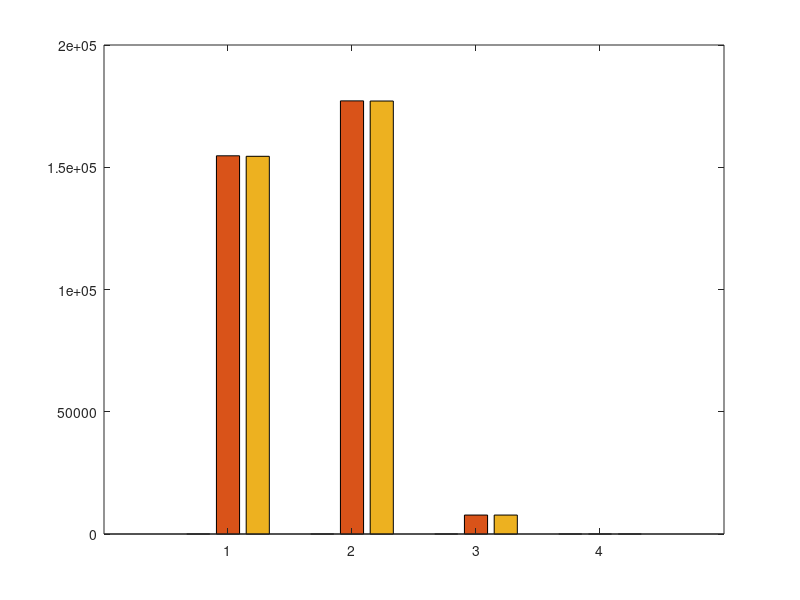

This chart was generated by the following MATLAB code: (Note: this script raises an error after producing the figure.)
clear; clc; close all;

% ==========================================
% CONFIGURACIÓN GENERAL
% ==========================================
etiquetas_x    = {'Case 1', 'Case 2', 'Case 3', 'Case 4'};
leyendas_pistas = {'1 Pista', '2 Pistas', '3 Pistas'};
n_casos = length(etiquetas_x);

colores = [0.2157 0.4706 0.7490;   % azul
           0.3020 0.6863 0.2902;   % verde
           0.8941 0.1020 0.1098];  % rojo

font_size_label  = 13;
font_size_title  = 14;
font_size_legend = 12;
font_size_tick   = 11;

% ==========================================
% DATOS EXPERIMENTALES (MFC + Branch & Bound)
% ==========================================
% Usamos NaN para los casos "Infactibles" o "Colgados", 
% así MATLAB no grafica barras engañosas en cero.

% Costos Totales
matriz_costos = [
    NaN, 154690.00, 154480.00; 
    NaN, 177150.00, 177090.00; 
    NaN,   7750.00,   7750.00; 
    NaN,       NaN,       NaN
];

% Tiempo de CPU (s)
% Al caso 4 (2 y 3 pistas) le asignamos 600s para representar visualmente el Timeout.
matriz_tiempos = [
    0.2548, 2.2351, 0.0115; 
    0.5519, 0.1753, 0.0232; 
    0.0057, 0.0798, 0.1188; 
    486.7286,  600,    600 
];

% Nodos Explorados
matriz_nodos = [
    426,  5615, 16; 
    849,   293, 21; 
      2,    45, 45; 
   9614,   NaN, NaN
];

% ==========================================
% GRÁFICO 1: Costo Total
% ==========================================
figure('Name', 'Costo Total', 'Color', 'w', 'Position', [100 500 700 420]);
b1 = bar(matriz_costos);
for k = 1:3, b1(k).FaceColor = colores(k,:); b1(k).EdgeColor = 'none'; end
ax1 = gca; ax1.Color = 'w'; ax1.XColor = 'k'; ax1.YColor = 'k';
ax1.XTickLabel = etiquetas_x; ax1.YGrid = 'on';
title('Costo Total de Penalizaciones', 'FontSize', font_size_title, 'Color', 'k');
ylabel('Penalización Total');

lg1 = legend(leyendas_pistas, 'Location', 'northeast');
lg1.FontSize = font_size_legend;
lg1.TextColor = 'w';         
lg1.Color = [0.2 0.2 0.2];    

% ==========================================
% GRÁFICO 2: Tiempo de CPU
% ==========================================
figure('Name', 'Tiempo de CPU', 'Color', 'w', 'Position', [820 500 700 420]);
b2 = bar(matriz_tiempos);
for k = 1:3, b2(k).FaceColor = colores(k,:); b2(k).EdgeColor = 'none'; end
ax2 = gca; ax2.Color = 'w'; ax2.XColor = 'k'; ax2.YColor = 'k';
ax2.XTickLabel = etiquetas_x; ax2.YGrid = 'on'; 
ylim([0 650]); % Ajustado para poder ver el Timeout visual
title('Tiempo de CPU por Caso', 'FontSize', font_size_title, 'Color', 'k');
ylabel('Segundos');

lg2 = legend(leyendas_pistas, 'Location', 'northwest');
lg2.TextColor = 'w';          
lg2.Color = [0.2 0.2 0.2];    
yline(600, 'r--', 'Timeout / Colgado', 'LineWidth', 1.8, 'Color', [0.8 0 0], 'LabelHorizontalAlignment','left');

% ==========================================
% GRÁFICO 3: Nodos Explorados
% ==========================================
figure('Name', 'Nodos Explorados', 'Color', 'w', 'Position', [100 50 700 420]);
b3 = bar(matriz_nodos);
for k = 1:3, b3(k).FaceColor = colores(k,:); b3(k).EdgeColor = 'none'; end
ax3 = gca; ax3.Color = 'w'; ax3.XColor = 'k'; ax3.YColor = 'k';
ax3.YScale = 'log'; ax3.XTickLabel = etiquetas_x; ax3.YGrid = 'on';
title('Nodos Explorados (Log)', 'FontSize', font_size_title, 'Color', 'k');
ylabel('Cantidad de Nodos');

lg3 = legend(leyendas_pistas, 'Location', 'northeast');
lg3.TextColor = 'w';         
lg3.Color = [0.2 0.2 0.2];   

% ==========================================
% GRÁFICO 4: Reducción Porcentual
% ==========================================
% Como 1 pista es siempre infactible, la reducción de 1->2 no existe estadísticamente.
reduccion_1a2 = zeros(n_casos, 1);
reduccion_2a3 = zeros(n_casos, 1);

for i = 1:n_casos
    if ~isnan(matriz_costos(i,2)) && ~isnan(matriz_costos(i,3)) && matriz_costos(i,2) > 0
        reduccion_2a3(i) = (matriz_costos(i,2) - matriz_costos(i,3)) / matriz_costos(i,2) * 100;
    end
end

figura4_data = [reduccion_1a2, reduccion_2a3];

figure('Name', 'Reducción de Costo', 'Color', 'w', 'Position', [820 50 700 420]);
colores_reduc = [0.2157 0.4706 0.7490; 0.8941 0.1020 0.1098];
b4 = bar(figura4_data);
for k = 1:2, b4(k).FaceColor = colores_reduc(k,:); b4(k).EdgeColor = 'none'; end
ax4 = gca; ax4.Color = 'w'; ax4.XColor = 'k'; ax4.YColor = 'k';
ax4.XTickLabel = etiquetas_x; ax4.YGrid = 'on'; 
ylim([0 2]); % Eje pequeño porque las mejoras son de decimales (0.13%, 0.03%)
title('Reducción Porcentual de Costo', 'FontSize', font_size_title, 'Color', 'k');
ylabel('Porcentaje (%)');

lg4 = legend({'1 -> 2 Pistas (N/A)', '2 -> 3 Pistas'}, 'Location', 'northeast');
lg4.TextColor = 'w';         
lg4.Color = [0.2 0.2 0.2];   

hold on;
offsets4 = [-0.15, 0.15];
for c = 1:n_casos
    for p = 1:2
        xpos = c + offsets4(p); yval = figura4_data(c,p);
        if yval > 0
            text(xpos, yval + 0.1, sprintf('%.2f%%', yval), 'FontSize', 9, 'FontWeight', 'bold', 'HorizontalAlignment', 'center', 'Color', 'k');
        end
    end
end
hold off;
